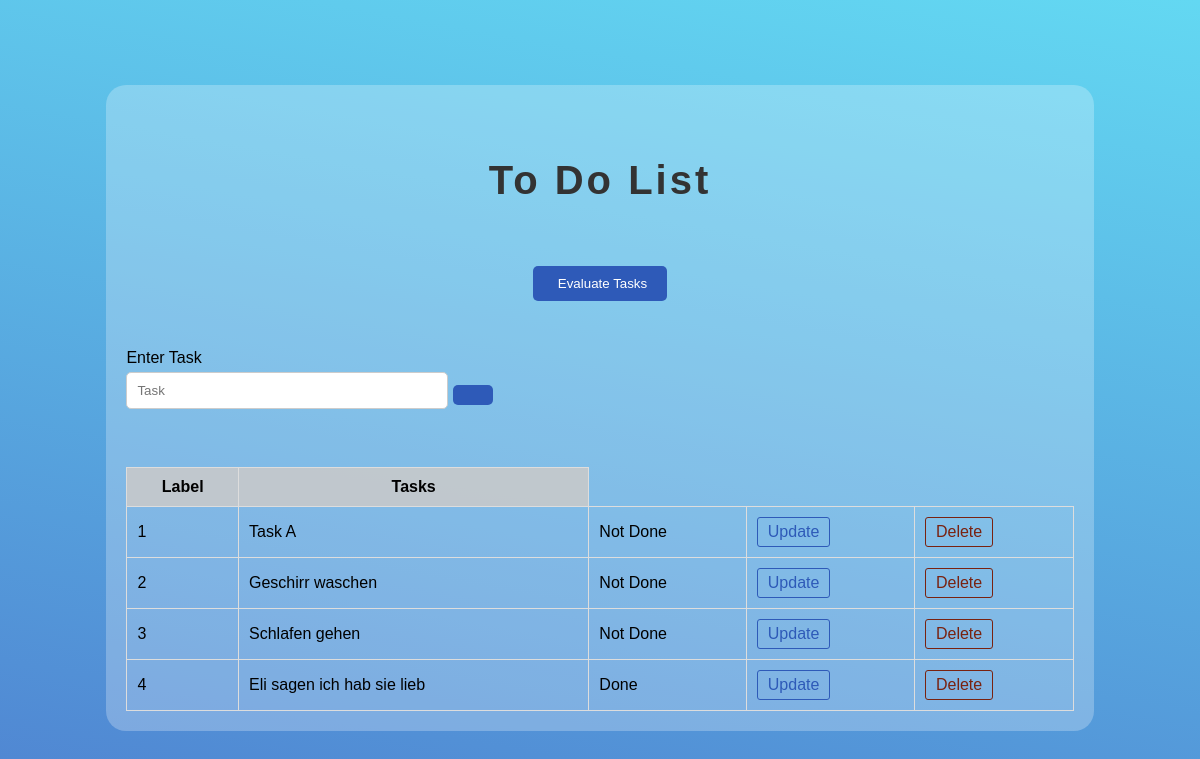
The page / on the database its author committed.
### main_app.py (models this page shows, shortened)
class Todo(db.Model):
    task_id=db.Column(db.Integer, primary_key=True)
    name=db.Column(db.String(200), nullable=False, unique=True)
    done=db.Column(db.Boolean)
    datetime_added = db.Column(db.DateTime, default=datetime.now())

### main_app.py (the view)
@app.route('/')
def index():
    global tasks_list, pop_task
    print('INDEX') # Debugging
    todo_list = Todo.query.all()
    pop_task = True
    print('Pop on: ', pop_task) # Debugging
    tasks_list = get_tasks_list()
    print('Task List:\n', tasks_list) # Debugging
    return render_template('index_WEBAPP.html', title='Main Page',
                           dataframe=df_tasks, todo_list=todo_list)

### main_app.py (called while the page is built)
def get_tasks_list():
    tasks = Todo.query.order_by(Todo.task_id).all()
    return [task.name for task in tasks]

### templates/index_WEBAPP.html (shortened to what this page needs)
<!DOCTYPE html>
<html lang="de">
<head>
    <link rel="stylesheet" href="{{ url_for('static', filename='style.css')}}">
</head>
<body>
    <div class="container">
        <h2>To Do List</h2>
        <div  class="center">
        <form action="/evaluate_tasks" method="post">
            <button type="submit">
                <i class="fas fa-chart-simple" style="padding-right: 5px;"></i>
                Evaluate Tasks
            </button>
        </form>
        </div>
        <br>
        <form action="/add_task" method="post">
            <div>
                <label>Enter Task</label>
                <input type="text" name="name" placeholder="Task">
                <button type="submit">
                </button>
            </div>
        </form>
        <br>
        <table>
            <thead>
                <tr>
                    <th>Label</th>
                    {% for column in dataframe.columns %}
                        <th>{{ column }}</th>
                    {% endfor %}
                </tr>
            </thead>
            <tbody>
                {%for todo in todo_list%}
                <tr>
                    <td>{{todo.task_id}}</td>
                    <td>{{todo.name}}</td>
                    {%if todo.done == False%}
                    <td>Not Done</td>
                    {%else%}
                    <td>Done</td>
                    {%endif%}
                    <td><a href="/update_task/{{todo.task_id}}" class="update-link">Update</a></td>
                    <td><a href="/delete_task/{{todo.task_id}}" class="delete-link">Delete</a></td>
                </tr>
                {%endfor%}
            </tbody>
        </table>
    </div>
</body>
</html>

### static/style.css (style rules this page uses)
body { font-family: Arial, sans-serif; background-color: #f5f8fa; background: linear-gradient(10deg, #4f83d1, #63D8F2); display: flex; flex-direction: column; align-items: center; justify-content: center; height: 100vh; }
.container { background-color: rgba(255, 255, 255, 0.25); width: 80%; margin: auto; padding: 20px; border-radius: 20px; }
.center { margin: auto; padding: 10px; display: flex; justify-content: center; align-items: center; }
h2 { padding: 20px; text-align: center; color: #333; font-size: 40px; letter-spacing: 3px; }
table { width: 100%; border-collapse: collapse; margin-top: 20px; }
table th, table td { padding: 10px; border: 1px solid #ddd; }
table th { background-color: #cacacadf; }
form { margin-bottom: 20px; }
form button { background-color: #2e5ab8; color: #fff; padding: 10px 20px; border: none; border-radius: 5px; cursor: pointer; }
label { display: block; margin-bottom: 5px; }
input[type="text"] { width: 300px; padding: 10px; border-radius: 5px; border: 1px solid #ccc; }
a.update-link { display: inline-block; padding: 5px 10px; color: #2e5ab8; border: 1px solid #2e5ab8; border-radius: 3px; text-decoration: none; transition: background-color 0.3s, color 0.3s, border-color 0.3s; }
a.delete-link { display: inline-block; padding: 5px 10px; color: #792210; border: 1px solid #792210; border-radius: 3px; text-decoration: none; transition: background-color 0.3s, color 0.3s, border-color 0.3s; }

### rows shown on the page
Todo: task_id "1", name "Task A", done "Not Done"
Todo: task_id "2", name "Geschirr waschen", done "Not Done"
Todo: task_id "3", name "Schlafen gehen", done "Not Done"
Todo: task_id "4", name "Eli sagen ich hab sie lieb", done "Done"

### other values the page prints
{{ column }} "Tasks"
